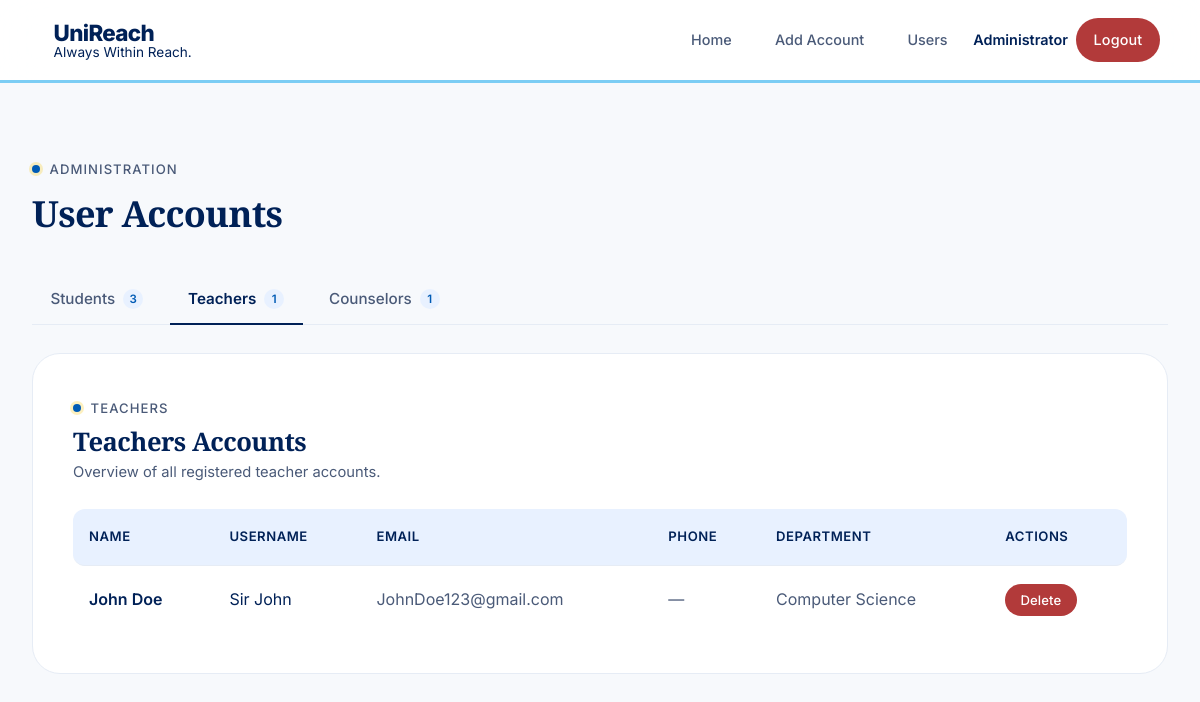
Screenshot of /admin/users/teachers (signed in) with the database file from the repository.
### app.py (models this page shows, shortened)
class User(UserMixin, db.Model):
    id = db.Column(db.Integer, primary_key=True)
    username = db.Column(db.String(80), unique=True, nullable=False)
    email = db.Column(db.String(120), unique=True, nullable=False)
    password_hash = db.Column(db.String(256), nullable=False)
    role = db.Column(db.String(20), nullable=False)
    is_admin = db.Column(db.Boolean, default=False, nullable=False)
    full_name = db.Column(db.String(120), nullable=False)
    specialty = db.Column(db.String(120))
    student_id = db.Column(db.String(50))
    phone = db.Column(db.String(20))
    reset_token = db.Column(db.String(256))
    reset_token_expiry = db.Column(db.DateTime)
    @property
    def is_counselor(self):
        return self.role == 'counselor'

### app.py (the view)
@app.route('/admin/users/<role>')
@login_required
def admin_users(role):
    if not current_user.is_admin:
        abort(403)
    if role not in ACCOUNT_ROLES:
        abort(404)
    role_value, role_label = ACCOUNT_ROLES[role]
    query = User.query.filter_by(role=role_value)
    if role_value == 'counselor':
        query = query.filter_by(is_admin=False)
    accounts = query.order_by(User.full_name).all()
    counts = {
        'students': User.query.filter_by(role='student').count(),
        'teachers': User.query.filter_by(role='teacher').count(),
        'counselors': User.query.filter_by(role='counselor', is_admin=False).count(),
    }
    return render_template('admin_users.html',
                           role=role,
                           role_label=role_label,
                           accounts=accounts,
                           counts=counts)

### app.py (called while the page is built)
@login_manager.user_loader
def load_user(user_id):
    return User.query.get(int(user_id))

### templates/admin_users.html (shortened to what this page needs)
{% extends "base.html" %}
{% block content %}
<div class="section-label" style="margin-bottom: 0.75rem;">Administration</div>
<h2 style="font-size: 2.25rem; margin-bottom: 2.5rem; border: none; padding: 0;">User Accounts</h2>
<div class="account-tabs" role="tablist">
    <a href="{{ url_for('admin_users', role='students') }}" class="account-tab {% if role == 'students' %}active{% endif %}">
        Students <span class="account-tab-count">{{ counts.students }}</span>
    </a>
    <a href="{{ url_for('admin_users', role='teachers') }}" class="account-tab {% if role == 'teachers' %}active{% endif %}">
        Teachers <span class="account-tab-count">{{ counts.teachers }}</span>
    </a>
    <a href="{{ url_for('admin_users', role='counselors') }}" class="account-tab {% if role == 'counselors' %}active{% endif %}">
        Counselors <span class="account-tab-count">{{ counts.counselors }}</span>
    </a>
</div>
<div class="card">
    <div class="section-label" style="margin-bottom: 0.5rem;">{{ role_label }}</div>
    <h2 style="border: none; padding: 0; margin: 0 0 0.25rem 0; font-size: 1.6rem;">{{ role_label }} Accounts</h2>
    <p style="color: var(--text-secondary); margin-bottom: 1.5rem; font-size: 0.92rem;">
        {% if role == 'students' %}
            All registered student accounts.
        {% elif role == 'teachers' %}
            Overview of all registered teacher accounts.
        {% else %}
            Overview of all registered counselor accounts.
        {% endif %}
    </p>
    {% if accounts %}
        <div class="table-responsive">
            <table class="table">
                <thead>
                    <tr>
                        <th>Name</th>
                        <th>Username</th>
                        <th>Email</th>
                        <th>Phone</th>
                        <th>{% if role == 'students' %}Student ID{% else %}Department{% endif %}</th>
                        {% if role != 'students' %}<th>Actions</th>{% endif %}
                    </tr>
                </thead>
                <tbody>
                    {% for account in accounts %}
                        <tr>
                            <td style="font-weight: 600;">{{ account.full_name }}</td>
                            <td>{{ account.username }}</td>
                            <td style="color: var(--text-secondary);">{{ account.email }}</td>
                            <td style="color: var(--text-secondary);">{{ account.phone if account.phone else '—' }}</td>
                            <td style="color: var(--text-secondary);">
                                {% if role == 'students' %}
                                    {{ account.student_id if account.student_id else '—' }}
                                {% else %}
                                    {{ account.specialty if account.specialty else '—' }}
                                {% endif %}
                            </td>
                            {% if role != 'students' %}
                                <td>
                                    {% if role == 'counselors' %}
                                        <form method="POST" action="{{ url_for('delete_counselor', user_id=account.id) }}" onsubmit="return confirm('Are you sure you want to delete this counselor account? All their appointments and blocked times will also be removed.');">
                                    {% else %}
                                        <form method="POST" action="{{ url_for('delete_teacher', user_id=account.id) }}" onsubmit="return confirm('Are you sure you want to delete this teacher account? All their referrals will also be removed.');">
                                    {% endif %}
                                        <button type="submit" class="btn btn-danger" style="padding: 0.5rem 0.95rem; font-size: 0.82rem;">Delete</button>
                                    </form>
                                </td>
                            {% endif %}
                        </tr>
                    {% endfor %}
                </tbody>
            </table>
        </div>
    {% else %}
        <div class="empty-state">
            <p>No {{ role_label|lower }} accounts yet.</p>
        </div>
    {% endif %}
</div>
{% endblock %}

### templates/base.html (shortened to what this page needs)
<!DOCTYPE html>
<html lang="en">
<head>
    <link rel="stylesheet" href="{{ url_for('static', filename='styles.css') }}">
</head>
<body>
    <nav class="navbar">
        <a href="{{ url_for('index') }}" class="brand" id="appTitle" title="{{ 'Press Ctrl+` to switch to Student access' if session.get('counselor_access') else 'Press Ctrl+` for Counselor access' }}">
            <div class="brand-text">
                <h1 class="brand-title">UniReach</h1>
                <span class="brand-subtitle">Always Within Reach.</span>
            </div>
        </a>
        <div class="nav-links">
            <a href="{{ url_for('index') }}">Home</a>
            {% if current_user.is_authenticated and current_user.is_admin %}
                <a href="{{ url_for('counselor_dashboard') }}#addAccount">Add Account</a>
                <a href="{{ url_for('admin_users', role='students') }}">Users</a>
            {% endif %}
            {% if current_user.is_authenticated %}
                <span class="nav-username">{{ current_user.full_name }}</span>
                <a href="{{ url_for('logout') }}" class="btn btn-danger btn-sm">Logout</a>
            {% else %}
                {% if session.get('counselor_access') %}
                    <a href="{{ url_for('login') }}">Counselor Login</a>
                {% else %}
                    <a href="{{ url_for('index') }}#counselors" class="btn btn-primary btn-sm">Set an Appointment</a>
                {% endif %}
            {% endif %}
        </div>
    </nav>
    <div class="container">
        {% block content %}{% endblock %}
    </div>
</body>
</html>

### rows the page displays
User: full_name "Administrator"
User: full_name "John Doe", username "Sir John", email "JohnDoe123@gmail.com", phone "—", specialty "Computer Science"

### other values shown
{{ counts.students }} "3"
{{ counts.teachers }} "1"
{{ counts.counselors }} "1"
{{ role_label }} "TEACHERS"
{{ role_label }} "Teachers"
